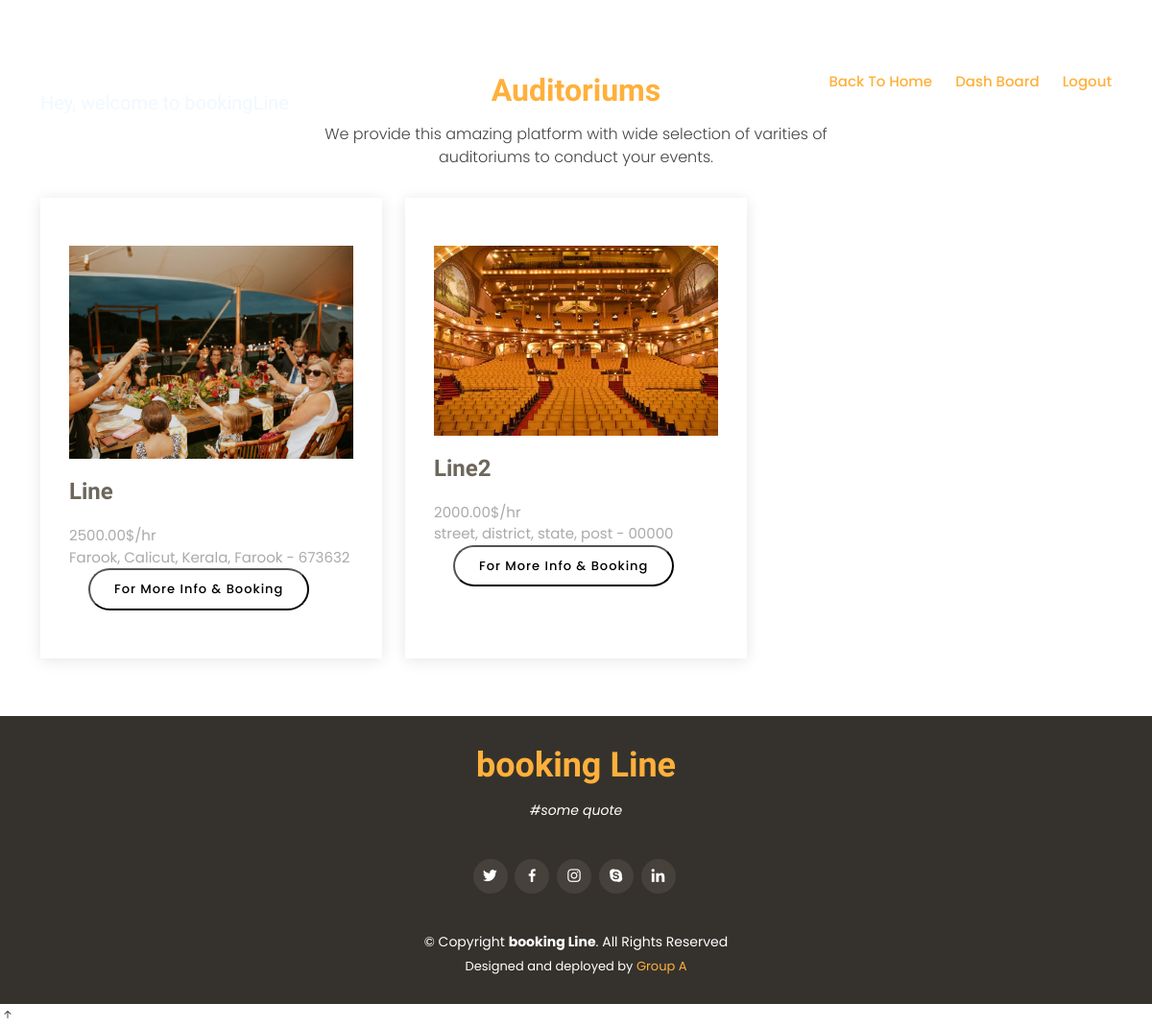
/auditoriums, run on the app's committed database.
### serviceprovider/models.py (models this page shows, shortened)
class Auditorium(models.Model):
    user = models.ForeignKey(User, on_delete=models.CASCADE)
    name = models.CharField(max_length=30)
    catelog = models.ImageField(upload_to=get_catelog_upload_to)
    about = models.TextField(max_length=300)
    number = models.CharField(max_length=15)
    email = models.EmailField(null=True, blank=True)
    price = models.DecimalField(max_digits=10, decimal_places=2)
    street = models.CharField(max_length=20)
    district = models.CharField(max_length=20)
    state = models.CharField(max_length=20)
    pin = models.CharField(max_length=10)
    post = models.CharField(max_length=20)

### home/views.py (the view)
# urls.py: path('auditoriums', auditoriums, name='auditoriums'),
def auditoriums(request):
    users = []
    auditorium_list = []
    profile_statuss = ProfileStatus.objects.filter(status='Accepted')
    for profile_status in profile_statuss:
        join_date = profile_status.user.date_joined.date()
        if abs((date.today() - join_date).days) <= 365:
            users.append(profile_status.user)
    for user in users:
        auditorium_list.append(Auditorium.objects.filter(user=user))
    return render(request, 'auditoriums.html', {'auditorium_list': auditorium_list})

### home/templates/auditoriums.html (shortened to what this page needs)
{% extends "base.html" %}
{% load static %}
{% block page %}
  <header id="header" class="fixed-top d-flex align-items-center header-transparent">
    <div class="container-fluid container-xl d-flex align-items-center justify-content-between">
      <div class="logo me-auto">
        <h1><a href="index.html">booking Line</a></h1>
        {% if check %}
        <div></div>
        {%else%}
        &nbsp;&nbsp;&nbsp;&nbsp;&nbsp;&nbsp;&nbsp;<h5 style="color: aliceblue;">Hey, {{ client }} welcome to bookingLine</h5>
        {% endif %}
      </div>
      <nav id="navbar" class="navbar order-last order-lg-0">
        <ul>
          <li><a class="nav-link scrollto active" href="{% url 'home:home' %}">Back To Home</a></li>
          <li><a class="nav-link scrollto active" href="{% url 'users:dashboard-client' %}">Dash Board</a></li>
          <li><a class="nav-link scrollto active" href="accounts/logout">Logout</a></li>
        </ul>
      </nav>
    </div>
  </header>
<section id="why" class="why-us">
    <div class="container">
        <div class="section-title">
            <h2> <span>Auditoriums</span></h2>
            <p>We provide this amazing platform with wide selection of varities of auditoriums to conduct your events.</p>
        </div>
        <div class="row">
            {% for list in auditorium_list %}
            {% for i in list %}
            <div class="col-lg-4">
                <div class="box">
                    <div>
                        <div class="gallery-item">
                            <a href="../../{{i.catelog}}" class="gallery-lightbox">
                            <img src="../../{{i.catelog}}" alt="" class="img-fluid">
                            </a>
                        </div>
                    </div>
                    <h4>{{i.name}}</h4>
                    <p>{{i.price}}$/hr</p>
                    <p>{{i.street}}, {{i.district}}, {{i.state}}, {{i.post}} - {{i.pin}}</p>
                    <form action="auditorium-info" method="post">
                        <button type="submit" class="book-a-table-btn" name="btn" value="{{i.id}}" id="{{i.id}}" style="background:transparent; color:black">For More Info & Booking</button>
                    </form>
                </div>
            </div>
            {% endfor %}
            {% endfor %}
        </div>
    </div>
</section>
  <footer id="footer">
    <div class="container">
      <h3>booking Line</h3>
      <p> #some quote </p>
      <div class="social-links">
        <a href="#" class="twitter"><i class="bx bxl-twitter"></i></a>
        <a href="#" class="facebook"><i class="bx bxl-facebook"></i></a>
        <a href="#" class="instagram"><i class="bx bxl-instagram"></i></a>
        <a href="#" class="google-plus"><i class="bx bxl-skype"></i></a>
        <a href="#" class="linkedin"><i class="bx bxl-linkedin"></i></a>
      </div>
      <div class="copyright">
        &copy; Copyright <strong><span>booking Line</span></strong>. All Rights Reserved
      </div>
      <div class="credits">
        Designed and deployed by <a href="https://github.com/amjadcp/bookingLine-grpA-miniProject">Group A</a>
      </div>
    </div>
  </footer>
  <a href="#" class="back-to-top d-flex align-items-center justify-content-center"><i class="bi bi-arrow-up-short"></a>
{%endblock page%}

### static/assets/css/style.css (style rules this page uses)
body { font-family: "Poppins", sans-serif; color: #444444; }
a { text-decoration: none; color: #ffb03b; }
h1, h2, h3, h4, h5, h6 { font-family: "Satisfy", sans-serif; }
.back-to-top { position: fixed; visibility: hidden; opacity: 0; right: 15px; bottom: 15px; z-index: 996; background: #ffb03b; width: 40px; height: 40px; border-radius: 50px; transition: all 0.4s; }
.back-to-top i { font-size: 28px; color: #fff; line-height: 0; }
#header { top: 50px; height: 70px; z-index: 997; transition: all 0.5s; padding: 10px 0; background: rgba(26, 24, 22, 0.85); }
#header.header-transparent { background: transparent; }
#header .logo h1 { font-size: 28px; margin: 0; line-height: 1; font-weight: 400; letter-spacing: 3px; }
#header .logo h1 a, #header .logo h1 a:hover { color: #fff; text-decoration: none; }
.book-a-table-btn { background: #ffb03b; color: #fff; border-radius: 50px; margin: 0 0 0 20px; padding: 10px 25px; font-size: 13px; font-weight: 500; letter-spacing: 1px; transition: 0.3s; white-space: nowrap; }
.navbar { padding: 0; }
.navbar ul { margin: 0; padding: 0; display: flex; list-style: none; align-items: center; }
.navbar li { position: relative; }
.navbar a, .navbar a:focus { display: flex; align-items: center; justify-content: space-between; padding: 10px 0 10px 24px; font-size: 15px; font-weight: 500; color: white; white-space: nowrap; transition: 0.3s; }
.navbar a:hover, .navbar .active, .navbar .active:focus, .navbar li:hover > a { color: #ffb03b; }
section { padding: 60px 0; }
.section-title { text-align: center; padding-bottom: 30px; }
.section-title h2 { margin: 15px 0 0 0; font-size: 32px; font-weight: 700; color: #5f5950; }
.section-title h2 span { color: #ffb03b; }
.section-title p { margin: 15px auto 0 auto; font-weight: 300; }
@media (min-width: 1024px) { .section-title p { width: 50%; } }
.why-us .box { padding: 50px 30px; box-shadow: 0px 2px 15px rgba(0, 0, 0, 0.1); transition: all ease-in-out 0.3s; height: 100%; }
.why-us .box h4 { font-size: 24px; font-weight: 600; padding: 0; margin: 20px 0; color: #6c665c; }
.why-us .box p { color: #aaaaaa; font-size: 15px; margin: 0; padding: 0; }
#footer { background: #35322d; color: #fff; font-size: 14px; text-align: center; padding: 30px 0; }
#footer h3 { font-size: 36px; font-weight: 700; color: #ffb03b; position: relative; padding: 0; margin: 0 0 15px 0; }
#footer p { font-size: 15; font-style: italic; padding: 0; margin: 0 0 40px 0; }
#footer .social-links { margin: 0 0 40px 0; }
#footer .social-links a { font-size: 18px; display: inline-block; background: #46423b; color: #fff; line-height: 1; padding: 8px 0; margin-right: 4px; border-radius: 50%; text-align: center; width: 36px; height: 36px; transition: 0.3s; }
#footer .copyright { margin: 0 0 5px 0; }
#footer .credits { font-size: 13px; }

### data on the page
Auditorium: catelog (picture), name "Line", price "2500.00", street "Farook", district "Calicut", state "Kerala", post "Farook", pin "673632", {{ i.id }} 2 (drawn)
Auditorium: catelog (picture), name "Line2", price "2000.00", street "street", district "district", state "state", post "post", pin "00000", {{ i.id }} 3 (drawn)
